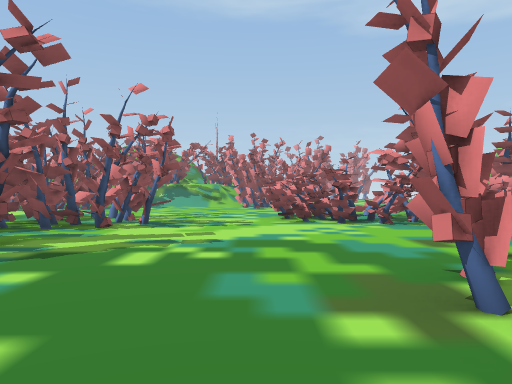
view 1 (above)

24 first-person views from a walk through a scene from a Unity 3-D project. The camera is 1.5 m above the floor, looks level and sees 70° across. The floor is counted in squares, 2 m on a side. Each view is taken from the middle of a square. On the plan, view 1 faces up. The plan holds only what a view shows up to about 11 squares ahead; the rest is blank. The place goes on beyond the plan.

view 2
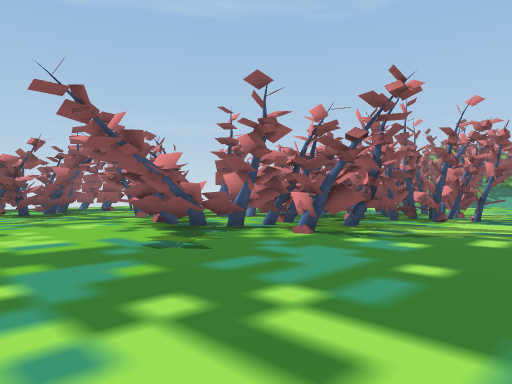

view 3
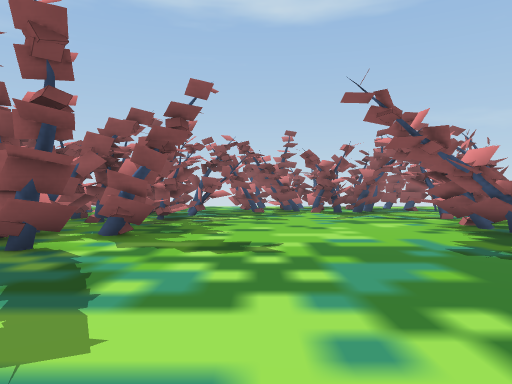

view 4
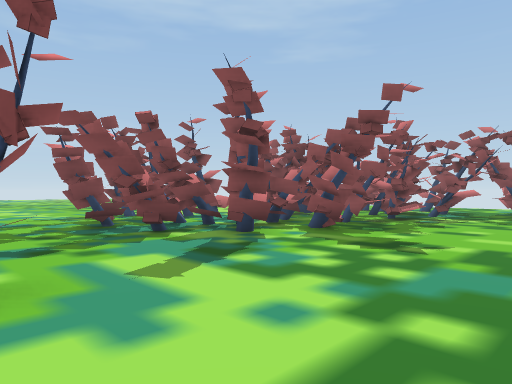

view 5
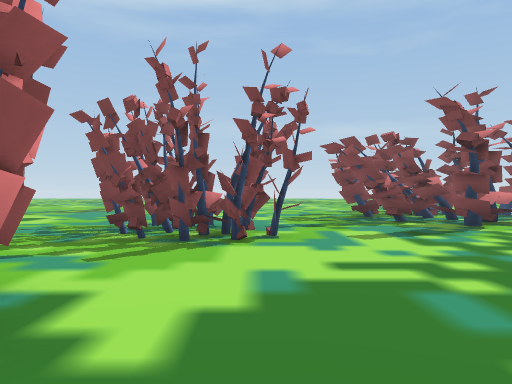

view 6
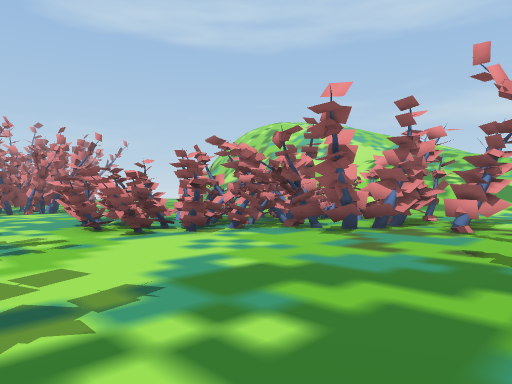

view 7
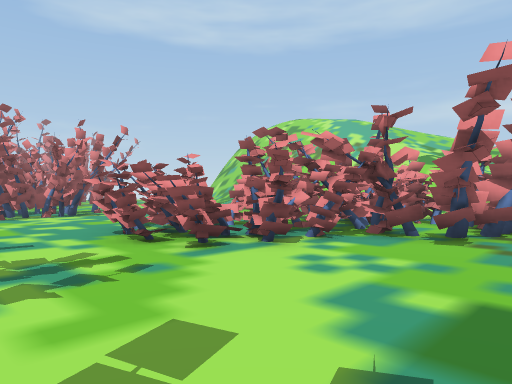

view 8
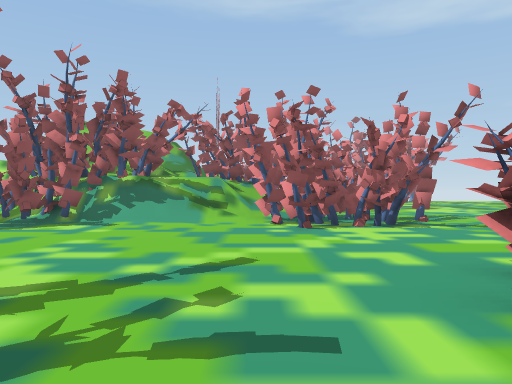

view 9
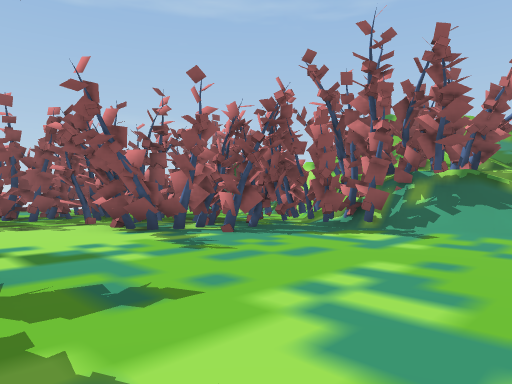

view 10
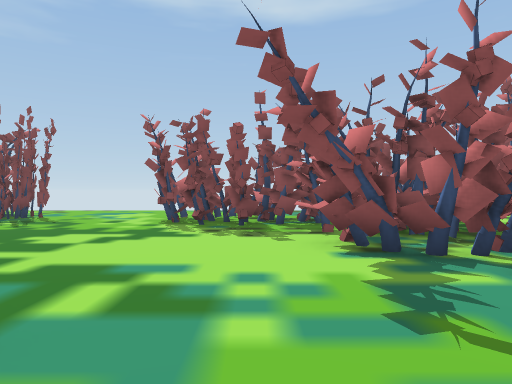

view 11
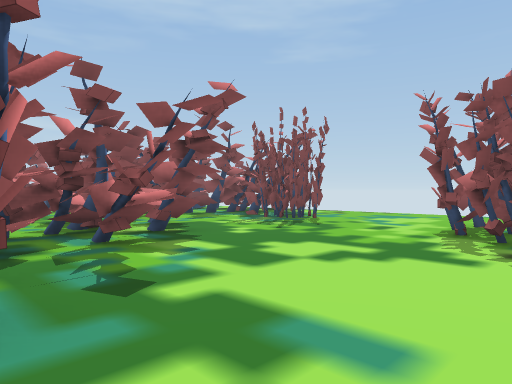

view 12
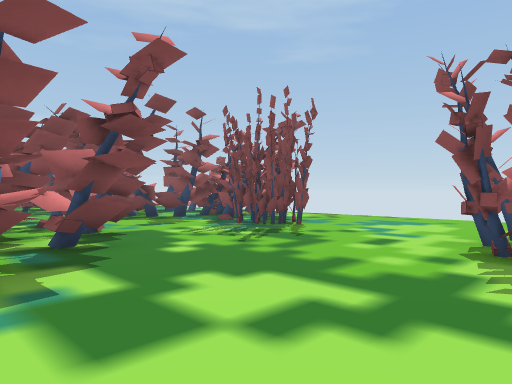

view 13
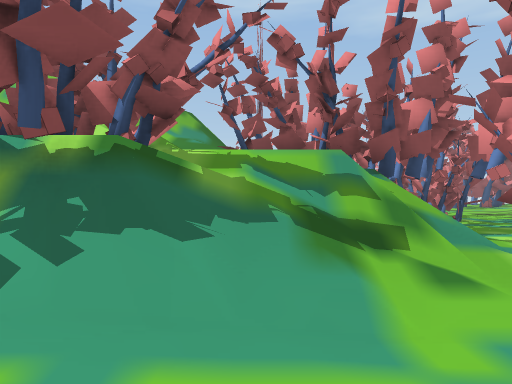

view 14
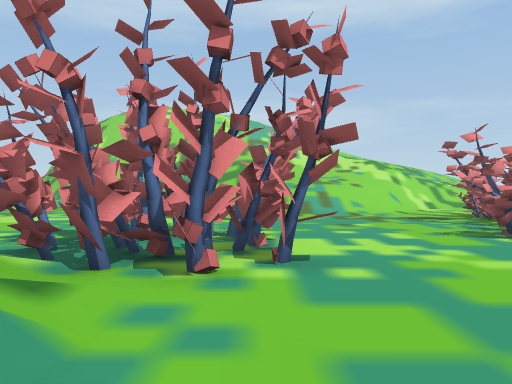

view 15
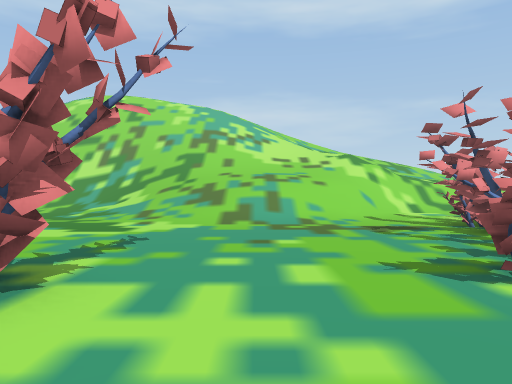

view 16
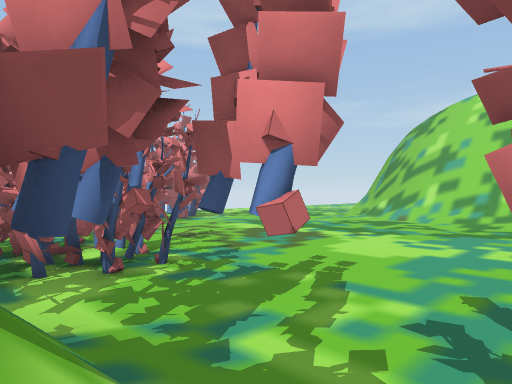

view 17
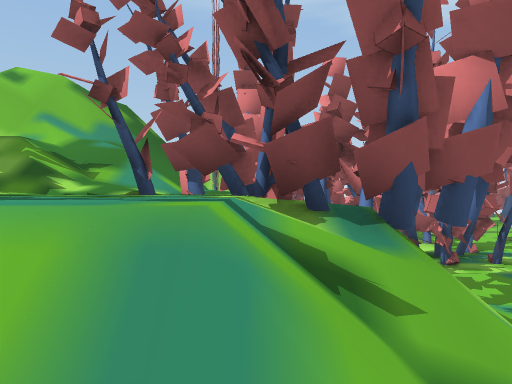

view 18
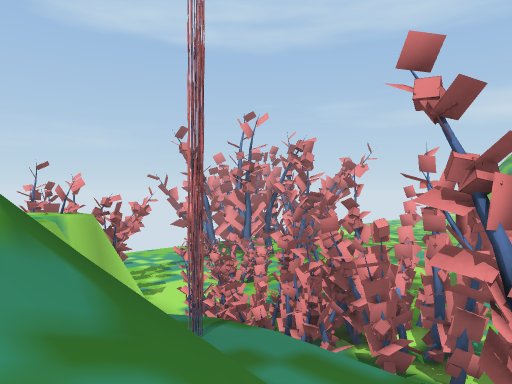

view 19
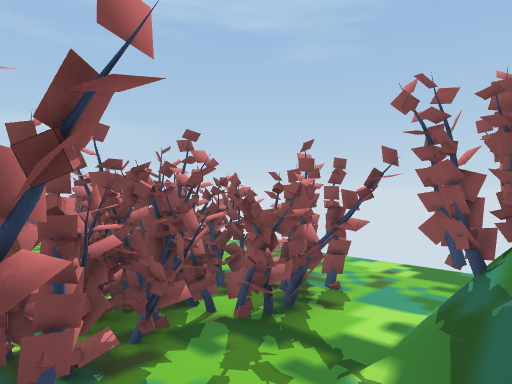

view 20
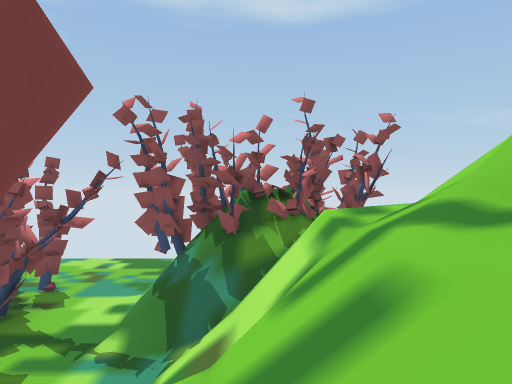

view 21
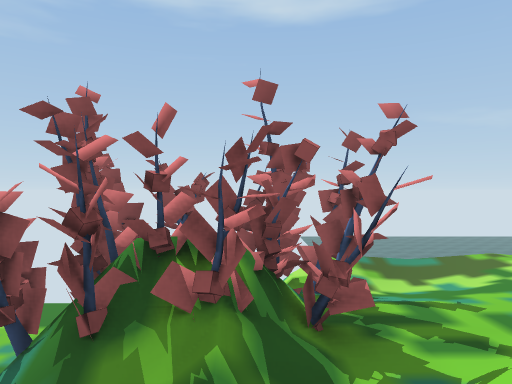

view 22
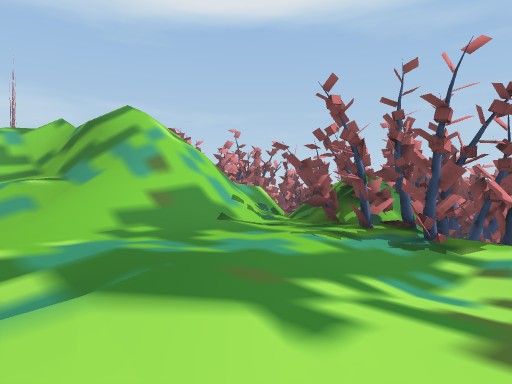

view 23
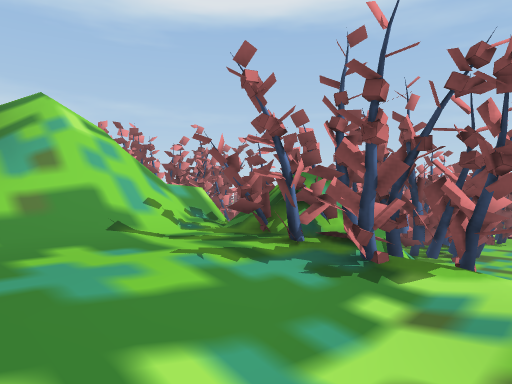

view 24
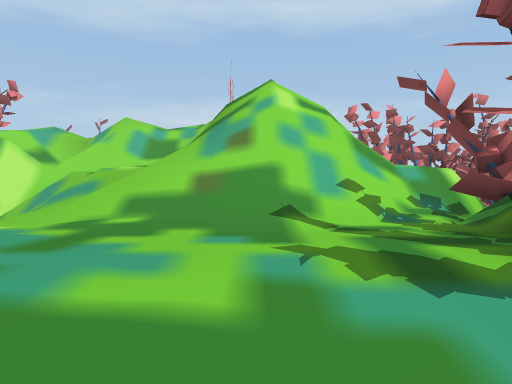

### Floor plan
Key: @ floor where view 1 was taken; # wall or solid block; . main floor; : floor 1.5 m higher than the main floor; + floor 2 m higher than the main floor; * floor 2.25 m higher than the main floor; % floor 2.5 m higher than the main floor; / step, stairs or slope; = window, fence, low wall or low ledge; v drop or lower ground; T tree.
Columns run from 19 left of view 1 to 11 right of it. Each row starts with its distance up from view 1.
 30  +      ///==     T....
 29 v*////////==//  =TTTTT...
 28 v///%%////////  =TTTTT....
 27 v///%%////#/////T/ TTTT....
 26 v/://////////=//// TTT......
 25  ////////// ////// .TT.......
 24   /TTT%/=v  ////TT ...........
 23   #TT#T/////  //TT#/...........
 22    T###=v=///T %%TTT...........
 21    T###=//  TTTT%/T/..........
 20    .T# /../#TTTT%//TTT......./
 19  ..........T##T////TTTT.....//
 18  ...T.T...TTTT##//TTTT......//
 17  ....T TTTTTTT.....TTT.....///
 16  ...TTTTTTTTT..............///
 15      TTTTTTT...............///
 14     .TTTT.T................///
 13     TTTT.............T......//
 12     TTTT............TTTT..../
 11     TTT......TTT....TTTTTT.../
 10  ............TTTT...TTTTTTTT..
  9  ............TTTTT..TTTTTTTT..
  8  .........TTT TTT....TTTTTTTT
  7  ...T....TTTTTTT.......TTTTT..
  6  ...TT....TTTT...........TT...
  5    .T...T.TT.TTT.........TT...
  4    TT...T.T..TTTT.........
  3     T...T.TTTT.T.....T
  2      TT....TT.......TT
  1       T..............T
  0       T............@.T
 -1         ...............
 -2       T.................
 -3       .TT..........TTT..
 -4        TTT.TTT.....TTTT..
 -5         TTTTTTT....TTT...
 -6          TTTTTTTT....T....
 -7         TTTT  T.....  ....
 -8          T    TTT...    ..

Positions as (right, up) in squares from view 1, and headings:
1: (0, 0), facing up
2: (0, -2), facing up-left
3: (0, -2), facing left
4: (0, 0), facing down-left
5: (0, 3), facing down
6: (-2, 3), facing up-right
7: (-2, 5), facing up-right
8: (-1, 9), facing up
9: (-2, 11), facing up-left
10: (-4, 13), facing left
11: (-6, 13), facing down-left
12: (-8, 12), facing down-left
13: (-3, 16), facing up
14: (-4, 17), facing right
15: (-1, 15), facing right
16: (-1, 20), facing up-right
17: (-2, 19), facing up
18: (-5, 24), facing up-right
19: (-8, 22), facing down-left
20: (-7, 22), facing left
21: (-10, 23), facing left
22: (-18, 30), facing down-right
23: (-18, 28), facing down-right
24: (-17, 26), facing right
